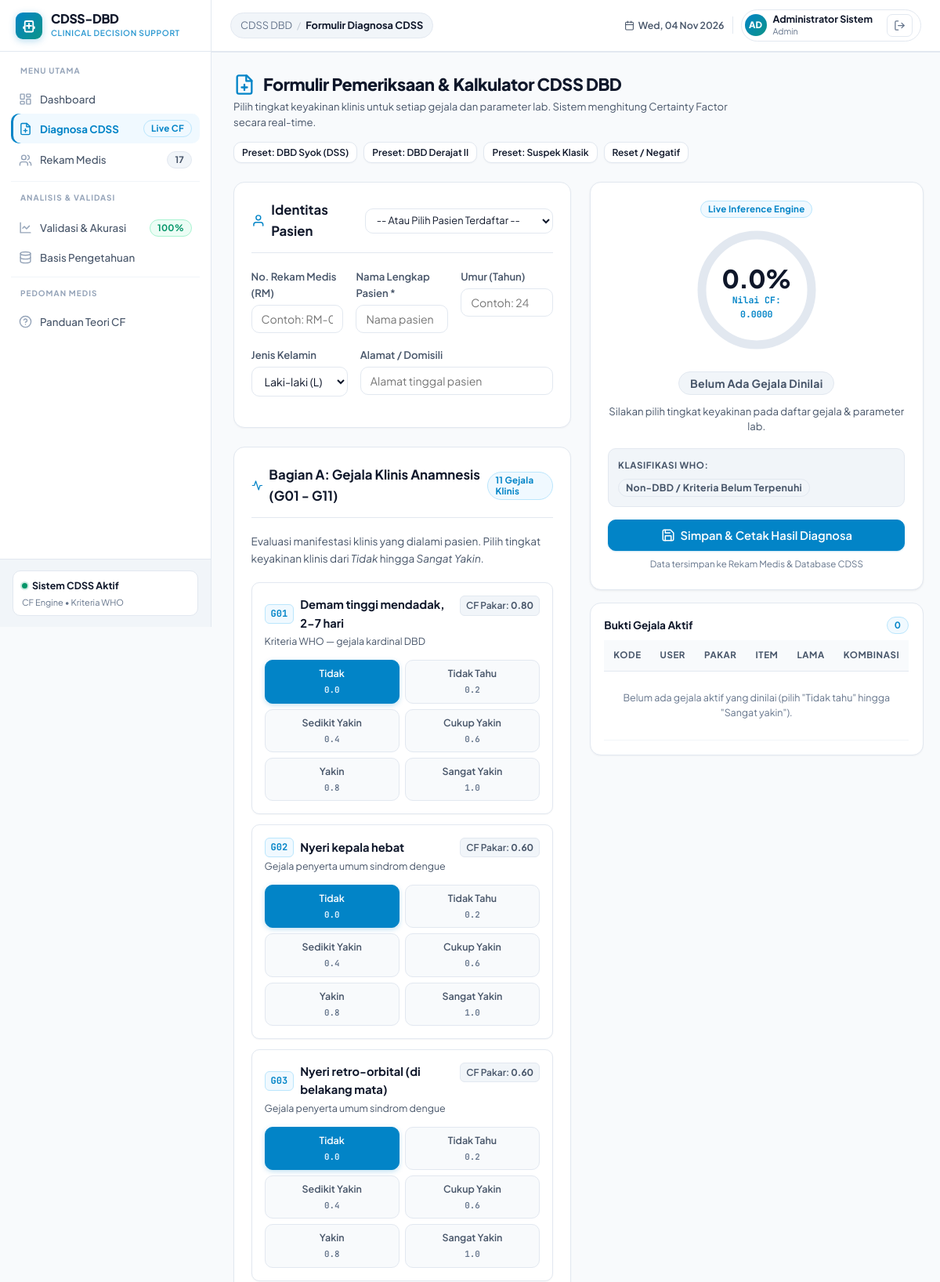
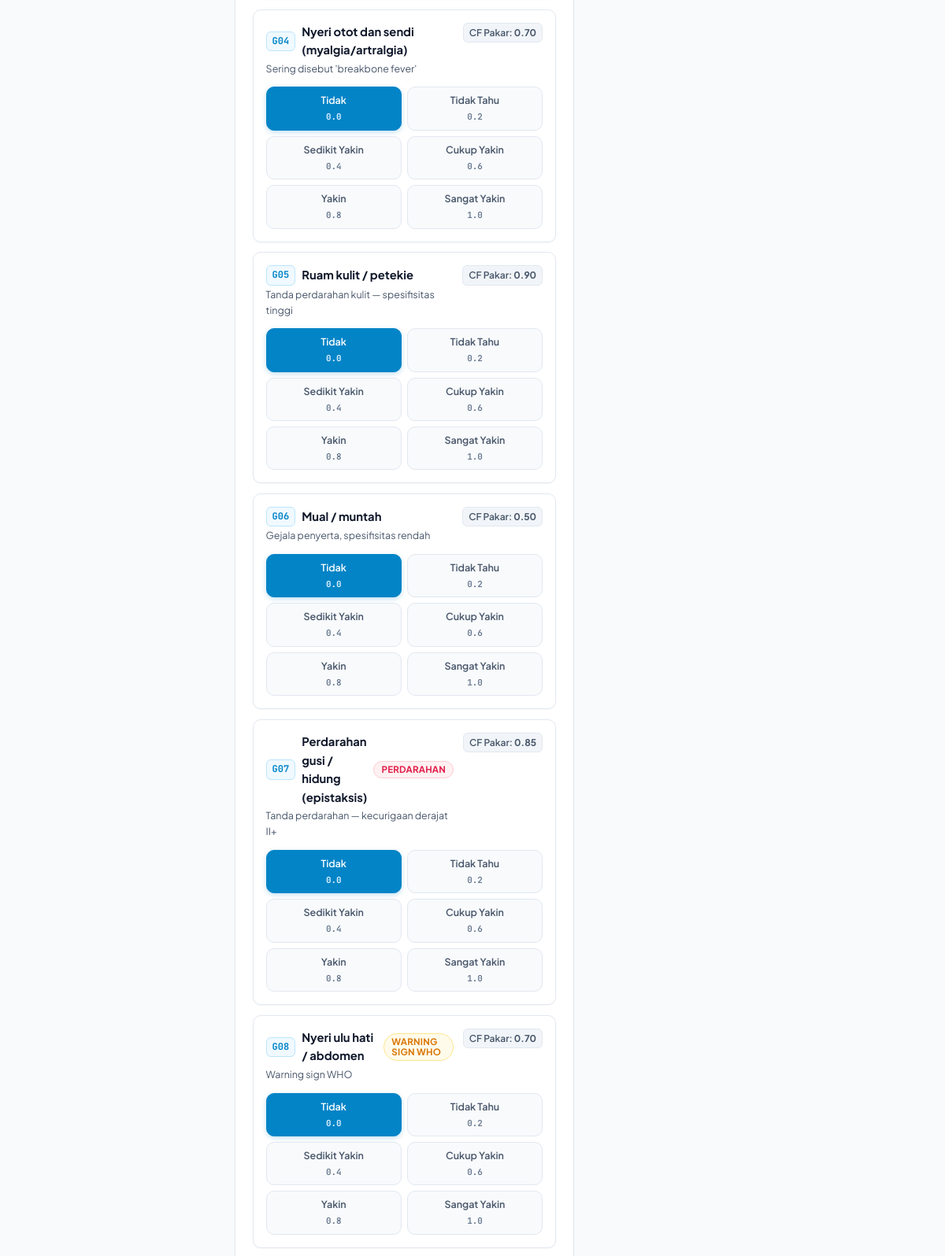
Page /diagnosa.php (signed in, upper part) on the committed database (2 pictures, top to bottom).
### tables this page shows
CREATE TABLE `aturan` (
  `id_aturan` int NOT NULL AUTO_INCREMENT,
  `id_penyakit` int NOT NULL,
  `id_gejala` int NOT NULL,
  `nilai_cf` decimal(3,2) DEFAULT NULL,
  PRIMARY KEY (`id_aturan`),
  KEY `id_penyakit` (`id_penyakit`),
  KEY `id_gejala` (`id_gejala`),
  CONSTRAINT `aturan_ibfk_1` FOREIGN KEY (`id_penyakit`) REFERENCES `penyakit` (`id_penyakit`),
  CONSTRAINT `aturan_ibfk_2` FOREIGN KEY (`id_gejala`) REFERENCES `gejala` (`id_gejala`)
);

CREATE TABLE `gejala` (
  `id_gejala` int NOT NULL AUTO_INCREMENT,
  `kode_gejala` varchar(10) NOT NULL,
  `nama_gejala` varchar(150) NOT NULL,
  `kategori` enum('klinis','lab') DEFAULT 'klinis',
  `kriteria` varchar(100) DEFAULT NULL,
  `keterangan` text,
  PRIMARY KEY (`id_gejala`),
  UNIQUE KEY `kode_gejala` (`kode_gejala`)
);

### diagnosa.php (the view, shortened to what this page needs)
<?php
$pdo = getDB();
$gejalaList = $pdo->query("
    SELECT g.*, a.nilai_cf as cf_pakar
    FROM gejala g
    LEFT JOIN aturan a ON g.id_gejala = a.id_gejala AND a.id_penyakit = 1
    ORDER BY g.id_gejala ASC
")->fetchAll();
$gejalaKlinis = array_filter($gejalaList, fn($g) => $g['kategori'] === 'klinis');
require_once __DIR__ . '/includes/header.php';
?>
<div class="container">
    <div class="page-header">
        <div>
            <div class="page-title">
                Formulir Pemeriksaan & Kalkulator CDSS DBD
            </div>
            <div class="page-subtitle">
                Pilih tingkat keyakinan klinis untuk setiap gejala dan parameter lab. Sistem menghitung Certainty Factor secara real-time.
            </div>
        </div>
        <div style="display: flex; gap: 8px; flex-wrap: wrap;">
            <button type="button" class="btn btn-secondary btn-sm" onclick="applyPreset('syok')" title="Simulasi Pasien Dengue Shock Syndrome (DSS)">
                Preset: DBD Syok (DSS)
            </button>
            <button type="button" class="btn btn-secondary btn-sm" onclick="applyPreset('derajat2')" title="Simulasi Pasien Derajat II Perdarahan Spontan">
                Preset: DBD Derajat II
            </button>
            <button type="button" class="btn btn-secondary btn-sm" onclick="applyPreset('klasik')" title="Simulasi Suspek Dengue Gejala Klasik">
                Preset: Suspek Klasik
            </button>
            <button type="button" class="btn btn-secondary btn-sm" onclick="applyPreset('negatif')" title="Reset ke Nilai Kosong/Negatif">
                Reset / Negatif
            </button>
        </div>
    </div>
    <form method="POST" id="diagnosisForm">
        <div style="display: grid; grid-template-columns: 2.2fr 1fr; gap: 1.5rem; align-items: start;">
            <div>
                <div class="card" style="margin-bottom: 1.5rem;">
                    <div class="card-header">
                        <div class="card-title">
                            <svg xmlns="http://www.w3.org/2000/svg" viewBox="0 0 24 24" fill="none" stroke="currentColor" stroke-width="2" stroke-linecap="round" stroke-linejoin="round"><path d="M20 21v-2a4 4 0 0 0-4-4H8a4 4 0 0 0-4 4v2"/><circle cx="12" cy="7" r="4"/></svg>
                            Identitas Pasien
                        </div>
                        <div>
                            <select id="selectExistingPasien" class="form-control" style="font-size: 0.8rem; padding: 6px 10px;" onchange="loadExistingPatient(this)">
                                <option value="">-- Atau Pilih Pasien Terdaftar --</option>
                            </select>
                        </div>
                    </div>
                    <div style="display: grid; grid-template-columns: 1fr 1fr 1fr; gap: 1rem;">
                        <div class="form-group">
                            <label class="form-label">No. Rekam Medis (RM)</label>
                            <input type="text" name="no_rm" id="input_no_rm" class="form-control" placeholder="Contoh: RM-0014" value="">
                        </div>
                        <div class="form-group">
                            <label class="form-label">Nama Lengkap Pasien *</label>
                            <input type="text" name="nama" id="input_nama" class="form-control" placeholder="Nama pasien" required value="">
                        </div>
                        <div class="form-group">
                            <label class="form-label">Umur (Tahun)</label>
                            <input type="number" name="umur" id="input_umur" class="form-control" min="0" max="120" placeholder="Contoh: 24" value="">
                        </div>
                    </div>
                    <div style="display: grid; grid-template-columns: 1fr 2fr; gap: 1rem;">
                        <div class="form-group">
                            <label class="form-label">Jenis Kelamin</label>
                            <select name="jenis_kelamin" id="input_jk" class="form-control">
                                <option value="L">Laki-laki (L)</option>
                            </select>
                        </div>
                        <div class="form-group">
                            <label class="form-label">Alamat / Domisili</label>
                            <input type="text" name="alamat" id="input_alamat" class="form-control" placeholder="Alamat tinggal pasien" value="">
                        </div>
                    </div>
                </div>
                <div class="card" style="margin-bottom: 1.5rem;">
                    <div class="card-header">
                        <div class="card-title">
                            <svg xmlns="http://www.w3.org/2000/svg" viewBox="0 0 24 24" fill="none" stroke="currentColor" stroke-width="2" stroke-linecap="round" stroke-linejoin="round"><path d="M22 12h-4l-3 9L9 3l-3 9H2"/></svg>
                            Bagian A: Gejala Klinis Anamnesis (G01 - G11)
                        </div>
                        <span class="badge badge-primary">11 Gejala Klinis</span>
                    </div>
                    <p style="font-size: 0.85rem; color: var(--text-secondary); margin-bottom: 1.25rem;">
                        Evaluasi manifestasi klinis yang dialami pasien. Pilih tingkat keyakinan klinis dari <em>Tidak</em> hingga <em>Sangat Yakin</em>.
                    </p>
                    <?php foreach ($gejalaKlinis as $g): ?>
                        <?php
                            $isShock = ($g['kode_gejala'] === 'G11');
                            $isBleed = ($g['kode_gejala'] === 'G07');
                            $isWarning = ($g['kode_gejala'] === 'G08');
                        ?>
                        <div class="diagnostic-item <?= ($isShock || $isBleed || $isWarning) ? 'critical-border' : '' ?>">
                            <div class="diagnostic-header">
                                <div>
                                    <div class="item-badge-wrap">
                                        <span class="item-code"><?= $g['kode_gejala'] ?></span>
                                        <span class="item-name"><?= htmlspecialchars($g['nama_gejala']) ?></span>
                                        <?php if ($isShock): ?>
                                            <span class="badge badge-danger">TANDA SYOK / DSS</span>
                                        <?php elseif ($isBleed): ?>
                                            <span class="badge badge-danger">PERDARAHAN</span>
                                        <?php elseif ($isWarning): ?>
                                            <span class="badge badge-warning">WARNING SIGN WHO</span>
                                        <?php endif; ?>
                                    </div>
                                    <?php if (!empty($g['keterangan'])): ?>
                                        <div class="item-desc"><?= htmlspecialchars($g['keterangan']) ?></div>
                                    <?php endif; ?>
                                </div>
                                <div class="item-cf-expert">
                                    CF Pakar: <strong><?= number_format($g['cf_pakar'], 2) ?></strong>
                                </div>
                            </div>
                            <div class="rating-group">
                                <div class="rating-chip">
                                    <label for="<?= $g['kode_gejala'] ?>_0">
                                        Tidak
                                        <span class="cf-val">0.0</span>
                                    </label>
                                </div>
                                <div class="rating-chip">
                                    <label for="<?= $g['kode_gejala'] ?>_02">
                                        Tidak Tahu
                                        <span class="cf-val">0.2</span>
                                    </label>
                                </div>
                                <div class="rating-chip">
                                    <label for="<?= $g['kode_gejala'] ?>_04">
                                        Sedikit Yakin
                                        <span class="cf-val">0.4</span>
                                    </label>
                                </div>
                                <div class="rating-chip">
                                    <label for="<?= $g['kode_gejala'] ?>_06">
                                        Cukup Yakin
                                        <span class="cf-val">0.6</span>
                                    </label>
                                </div>
                                <div class="rating-chip <?= ($isShock || $isBleed) ? 'critical' : '' ?>">
                                    <label for="<?= $g['kode_gejala'] ?>_08">
                                        Yakin
                                        <span class="cf-val">0.8</span>
                                    </label>
                                </div>
                                <div class="rating-chip <?= ($isShock || $isBleed) ? 'critical' : '' ?>">
                                    <label for="<?= $g['kode_gejala'] ?>_10">
                                        Sangat Yakin
                                        <span class="cf-val">1.0</span>
                                    </label>
                                </div>
                            </div>
                        </div>
                    <?php endforeach; ?>
                </div>
            </div>
            <div class="sticky-panel">
                <div class="meter-box">
                    <span class="badge badge-primary" style="margin-bottom: 12px;">Live Inference Engine</span>
                    <div style="position: relative; width: 170px; height: 170px; margin-bottom: 14px;">
                        <svg class="gauge-svg" viewBox="0 0 160 160">
                            <circle class="gauge-bg" cx="80" cy="80" r="70"></circle>
                            <circle class="gauge-progress" id="gaugeProgress" cx="80" cy="80" r="70"></circle>
                        </svg>
                        <div class="gauge-text-wrap">
                            <div class="gauge-percent" id="gaugePercent">0.0%</div>
                            <div class="gauge-cf-raw" id="gaugeRaw">Nilai CF: 0.0000</div>
                        </div>
                    </div>
                    <div style="margin-bottom: 12px;">
                        <span id="interpretationBadge" class="badge badge-secondary" style="font-size: 0.88rem; padding: 6px 14px;">
                        </span>
                    </div>
                    <div style="font-size: 0.82rem; color: var(--text-secondary); line-height: 1.4; margin-bottom: 16px; min-height: 40px;" id="quickActionText">
                    </div>
                    <div style="width: 100%; padding: 12px; background: var(--bg-surface-elevated); border: 1px solid var(--border-color); border-radius: var(--radius-md); margin-bottom: 16px; text-align: left;">
                        <div style="font-size: 0.72rem; text-transform: uppercase; letter-spacing: 0.05em; color: var(--text-secondary); font-weight: 700; margin-bottom: 4px;">
                            Klasifikasi WHO:
                        </div>
                        <div id="whoResultBadge" class="badge badge-secondary" style="font-size: 0.78rem;">
                        </div>
                    </div>
                    <button type="submit" class="btn btn-primary btn-lg" style="width: 100%; margin-bottom: 8px;">
                        Simpan & Cetak Hasil Diagnosa
                    </button>
                    <div style="font-size: 0.72rem; color: var(--text-muted);">
                        Data tersimpan ke Rekam Medis & Database CDSS
                    </div>
                </div>
                <div class="card" style="margin-top: 1rem; padding: 1.1rem;">
                    <div style="display: flex; align-items: center; justify-content: space-between; margin-bottom: 8px;">
                        <strong style="font-size: 0.85rem; color: var(--text-white);">Bukti Gejala Aktif</strong>
                        <span class="badge badge-primary" id="activeEvidenceCount">0</span>
                    </div>
                    <div class="table-responsive" style="max-height: 280px; overflow-y: auto;">
                        <table class="table" style="font-size: 0.78rem;">
                            <thead>
                                <tr>
                                    <th>Kode</th>
                                    <th>User</th>
                                    <th>Pakar</th>
                                    <th>Item</th>
                                    <th>Lama</th>
                                    <th>Kombinasi</th>
                                </tr>
                            </thead>
                            <tbody id="liveStepsBody">
                            </tbody>
                        </table>
                    </div>
                </div>
            </div>
        </div>
    </form>
</div>
<?php require_once __DIR__ . '/includes/footer.php'; ?>

### rows in the picture
aturan: id_gejala.kode_gejala "G01", id_gejala.nama_gejala "Demam tinggi mendadak, 2-7 hari", id_gejala.keterangan "Kriteria WHO — gejala kardinal DBD", nilai_cf "0.80"
aturan: id_gejala.kode_gejala "G02", id_gejala.nama_gejala "Nyeri kepala hebat", id_gejala.keterangan "Gejala penyerta umum sindrom dengue", nilai_cf "0.60"
aturan: id_gejala.kode_gejala "G03", id_gejala.nama_gejala "Nyeri retro-orbital (di belakang mata)", id_gejala.keterangan "Gejala penyerta umum sindrom dengue", nilai_cf "0.60"
aturan: id_gejala.kode_gejala "G04", id_gejala.nama_gejala "Nyeri otot dan sendi (myalgia/artralgia)", id_gejala.keterangan "Sering disebut 'breakbone fever'", nilai_cf "0.70"
aturan: id_gejala.kode_gejala "G05", id_gejala.nama_gejala "Ruam kulit / petekie", id_gejala.keterangan "Tanda perdarahan kulit — spesifisitas tinggi", nilai_cf "0.90"
aturan: id_gejala.kode_gejala "G06", id_gejala.nama_gejala "Mual / muntah", id_gejala.keterangan "Gejala penyerta, spesifisitas rendah", nilai_cf "0.50"
aturan: id_gejala.kode_gejala "G07", id_gejala.nama_gejala "Perdarahan gusi / hidung (epistaksis)", shows "PERDARAHAN", id_gejala.keterangan "Tanda perdarahan — kecurigaan derajat II+", nilai_cf "0.85"
aturan: id_gejala.kode_gejala "G08", id_gejala.nama_gejala "Nyeri ulu hati / abdomen", shows "WARNING SIGN WHO", id_gejala.keterangan "Warning sign WHO", nilai_cf "0.70"

### other values in the picture
$totalPasienSidebar "17"
$currentBreadcrumb "Formulir Diagnosa CDSS"
$authUser['initials'] "AD"
$authUser['nama_lengkap'] "Administrator Sistem"
$authUser['role'] "Admin"
